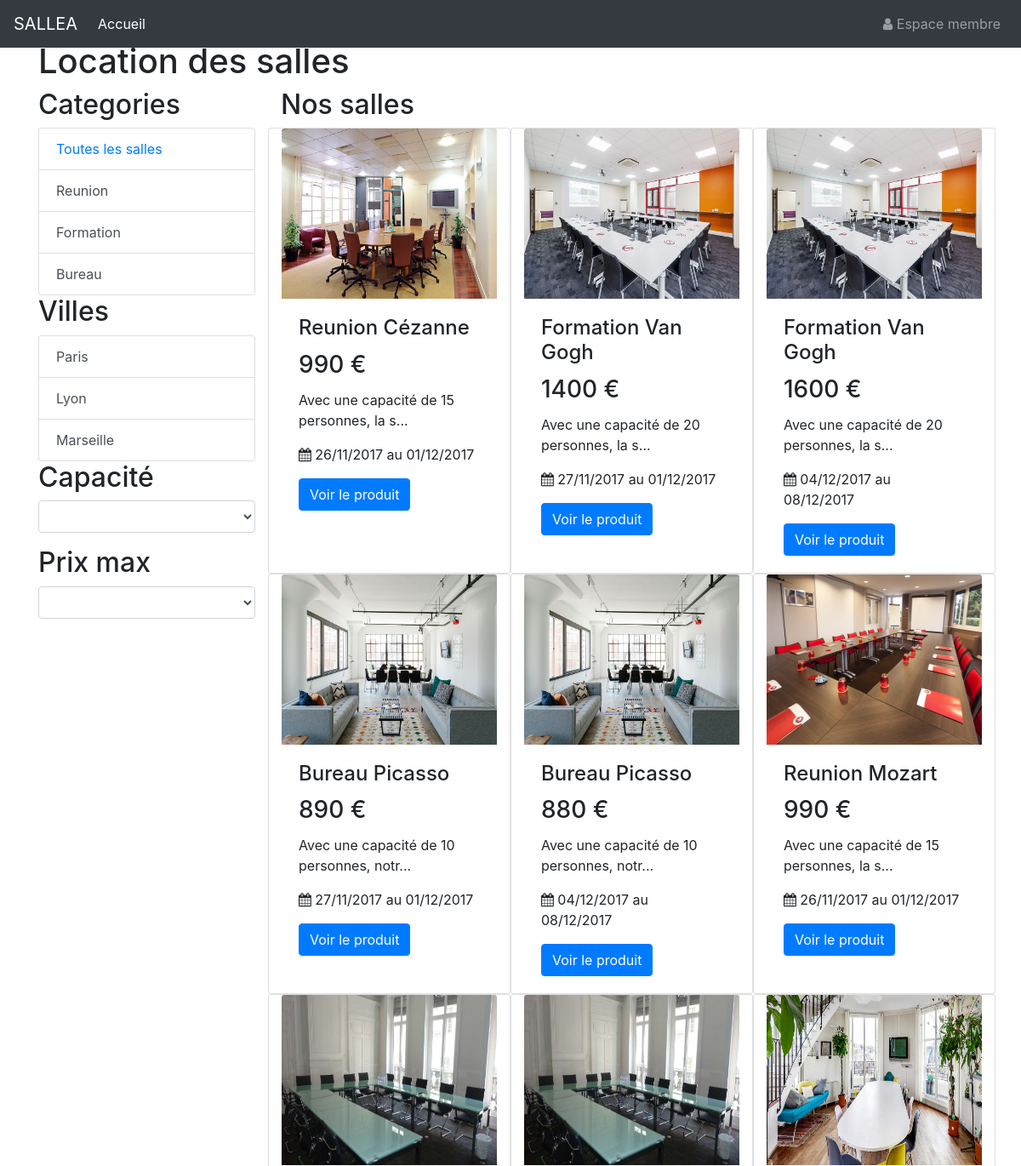
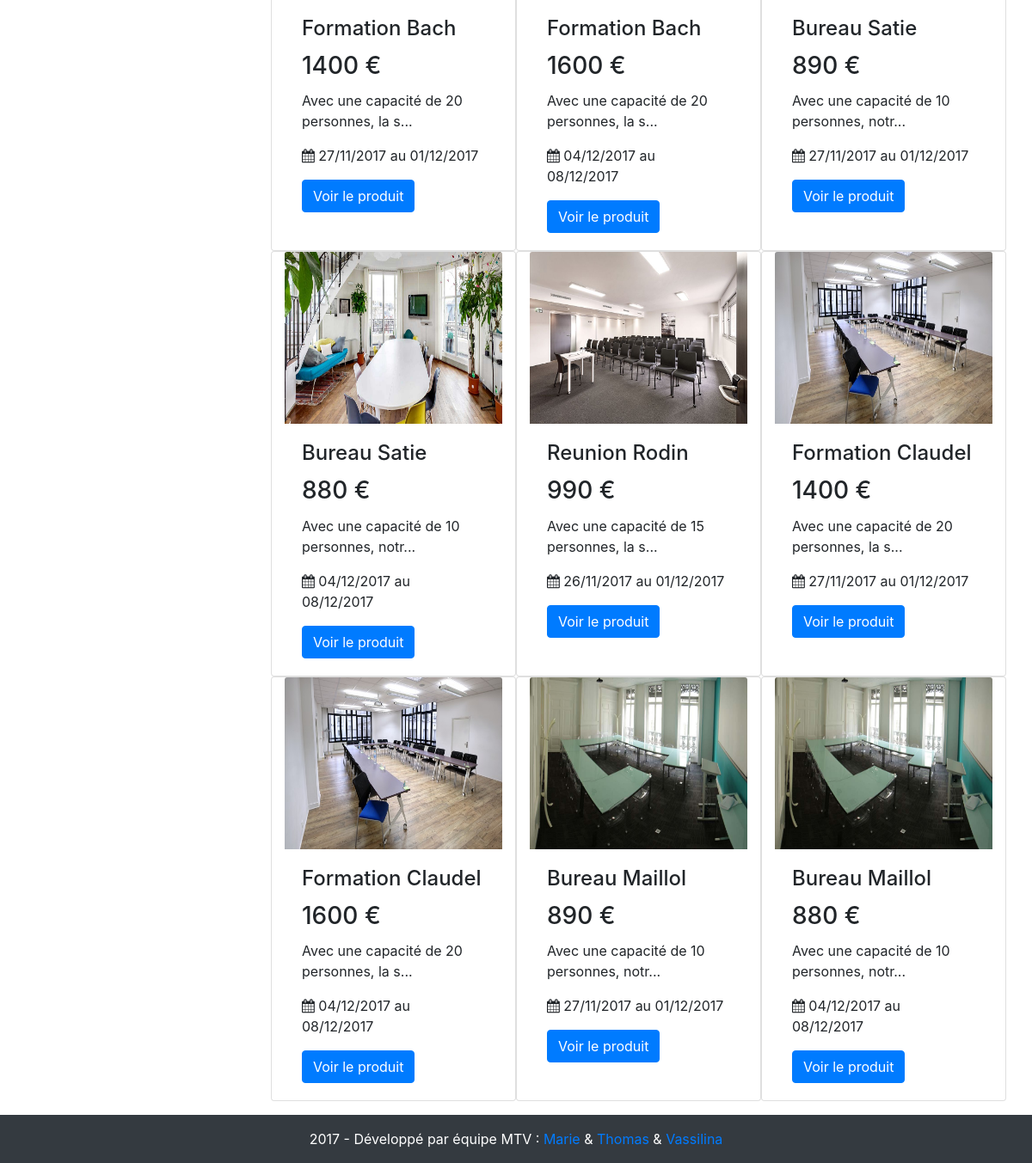
The page / on the database its author committed (2 pictures, top to bottom).
### tables this page shows
CREATE TABLE `produit` (
  `id_produit` int(3) NOT NULL,
  `id_salle` int(3) NOT NULL,
  `date_arrivee` datetime NOT NULL,
  `date_depart` datetime NOT NULL,
  `prix` int(3) NOT NULL,
  `etat` enum('libre','reservation') NOT NULL
);

CREATE TABLE `salle` (
  `id_salle` int(3) NOT NULL,
  `titre` varchar(200) NOT NULL,
  `description` text NOT NULL,
  `photo` varchar(200) NOT NULL,
  `pays` varchar(20) NOT NULL,
  `ville` varchar(20) NOT NULL,
  `adresse` varchar(50) NOT NULL,
  `cp` int(5) NOT NULL,
  `capacite` int(3) NOT NULL,
  `categorie` enum('reunion','bureau','formation') NOT NULL
);

### index.php (the view, shortened to what this page needs)
<?php
require_once ('_assets/_inc/init.inc.php');
$req = $bdd -> query("	SELECT p.*, s.*
						FROM salle s
						LEFT JOIN produit p
						ON p.id_salle = s.id_salle
						WHERE p.etat = 'libre' AND p.date_arrivee > CURDATE()");
$produits = $req -> fetchAll();
$resultat = $bdd -> query("SELECT DISTINCT categorie FROM salle");
if ($resultat) {
	$categories = $resultat -> fetchAll();
}
$resultat = $bdd -> query("SELECT DISTINCT ville FROM salle");
if ($resultat) {
	$villes = $resultat -> fetchAll();
}
$resultat = $bdd -> query("SELECT DISTINCT capacite FROM salle ORDER BY capacite");
if ($resultat) {
	$capacites = $resultat -> fetchAll();
}
$resultat = $bdd -> query("SELECT DISTINCT prix FROM produit ORDER BY prix");
if ($resultat) {
	$prixs = $resultat -> fetchAll();
}
$page = 'Accueil';
require_once ('_assets/_inc/haut-front.inc.php');
require_once ('_assets/_inc/header-front.inc.php');
?>
<h1 class="pt-5">Location des salles</h1>
<div class="row">
	<div class="col-md-3">
		<h2>Categories</h2>
		<ul class="list-group">
			<li class="list-group-item list-group-item-action"><a href="index.php">Toutes les salles</a></li>
			<?php foreach ($categories AS $categorie) : ?>
		  	<li class="list-group-item list-group-item-action categorie" value="<?= $categorie['categorie']; ?>">
		  		<?= ucfirst($categorie['categorie']); ?>
		  	</li>
		  	<?php endforeach; ?>
		</ul>
		<h2>Villes</h2>
		<ul class="list-group">
			<?php foreach ($villes AS $ville) : ?>
		  	<li class="list-group-item list-group-item-action ville" value="<?= $ville['ville']; ?>">
		  		<?= ucfirst($ville['ville']); ?>
		  	</li>
		  	<?php endforeach; ?>
		</ul>
		<h2>Capacité</h2>
		<form method="get" action="">
			<div class="form-group">
		    <select class="form-control" id="selectCapacite" name="selectCapacite">
		    	<option></option>
				<?php foreach ($capacites AS $capacite) : ?>
		      	<option><?= $capacite['capacite']; ?></option>
				<?php endforeach; ?>
		    </select>
		  </div>
		</form>
		<h2>Prix max</h2>
		<form method="post" action="">
			<div class="form-group">
		    <select class="form-control" id="selectPrix" name="selectPrix">
				<option></option>
				<?php foreach ($prixs AS $prix) : ?>
		      	<option><?= $prix['prix']; ?></option>
				<?php endforeach; ?>
		    </select>
		  </div>
		</form>
	</div>
	<div class="col-md-9">
		<h2>Nos salles</h2>
		<div class="row" id="salles">
			<?php foreach ($produits as $produit) : ?>
			<div class="card col-md-4">
				<img class="card-img-top" src="_assets/_img/<?= $produit['photo']; ?>" alt="Photo de la salle" height="200px" >
				<div class="card-body">
		  		  	<h4 class="card-title"><?= ucfirst($produit['categorie']).' '.ucfirst($produit['titre']); ?></h4>
		  		  	<h3 class="card-title"><?= $produit['prix']; ?> €</h3>
		   		  	<p class="card-text"><?= substr($produit['description'],0,40). '...'; ?></p>
		   		  	<p class="card-text">
		   		  		<i class="fa fa-calendar" aria-hidden="true"></i>
		   		  		<?= date_format(date_create($produit['date_arrivee']), 'd/m/Y').' au '.date_format(date_create($produit['date_depart']), 'd/m/Y'); ?>
		   		  	</p>
		  		  	<a href="fiche_produit.php?id_produit=<?= $produit['id_produit']; ?>" class="btn btn-primary">Voir le produit</a>
	 			</div>
			</div>
			<?php endforeach; ?>
		</div>
	</div>
</div>
<?php
require_once ('_assets/_inc/footer-front.inc.php');
?>

### _assets/_inc/haut-front.inc.php (shortened to what this page needs)
<!DOCTYPE html>
<html lang="en">
  <head>
	    <link rel="stylesheet" href="https://maxcdn.bootstrapcdn.com/bootstrap/4.0.0-beta.2/css/bootstrap.min.css">
		<link rel="stylesheet" href="<?=RACINE_SITE?>_assets/_fonts/font-awesome-4.7.0/css/font-awesome.min.css">
	</head>
	<body>

### _assets/_inc/header-front.inc.php (shortened to what this page needs)
<header>
	<nav class="navbar navbar-expand-lg navbar-dark bg-dark fixed-top">
	  <a class="navbar-brand" href="#">SALLEA</a>
	  <div class="collapse navbar-collapse" id="navbarSupportedContent">
	    <ul class="navbar-nav mr-auto">
	      <li class="nav-item <?= ($page == 'Accueil') ? 'active' : ''?>">
	        <a class="nav-link" href="<?= RACINE_SITE ?>index.php" >Accueil</a>
	      </li>
		</ul>
	    <ul class="navbar-nav my-2 my-lg-0">
	      <li class="nav-item">
	        <a class="nav-link" href=""><i class="fa fa-user" aria-hidden="true"></i> Espace membre</a>
	      </li>
		 </ul>
	  </div>
	</nav>
</header>
<main>
	<div class="container">

### _assets/_inc/footer-front.inc.php (shortened to what this page needs)
          </div>
        </main>
        <br>
        <br><br>
        <footer class="text-white bg-dark text-center fixed-bottom p-3">
          <div>
            <?= date('Y'); ?> - Développé par équipe MTV : <a href="">Marie</a> &amp; <a href="">Thomas</a> &amp; <a href="">Vassilina</a>
          </div>
        </footer>
    </body>
</html>

### rows shown on the page
produit: id_salle.photo (picture), id_salle.categorie "Reunion", id_salle.titre "Cézanne", prix "990", id_salle.description "Avec une capacité de 15 personnes, la s", date_arrivee "26/11/2017", date_depart "01/12/2017"
produit: id_salle.photo (picture), id_salle.categorie "Formation", id_salle.titre "Van Gogh", prix "1400", id_salle.description "Avec une capacité de 20 personnes, la s", date_arrivee "27/11/2017", date_depart "01/12/2017"
produit: id_salle.photo (picture), id_salle.categorie "Formation", id_salle.titre "Van Gogh", prix "1600", id_salle.description "Avec une capacité de 20 personnes, la s", date_arrivee "04/12/2017", date_depart "08/12/2017"
produit: id_salle.photo (picture), id_salle.categorie "Bureau", id_salle.titre "Picasso", prix "890", id_salle.description "Avec une capacité de 10 personnes, notr", date_arrivee "27/11/2017", date_depart "01/12/2017"
produit: id_salle.photo (picture), id_salle.categorie "Bureau", id_salle.titre "Picasso", prix "880", id_salle.description "Avec une capacité de 10 personnes, notr", date_arrivee "04/12/2017", date_depart "08/12/2017"
produit: id_salle.photo (picture), id_salle.categorie "Reunion", id_salle.titre "Mozart", prix "990", id_salle.description "Avec une capacité de 15 personnes, la s", date_arrivee "26/11/2017", date_depart "01/12/2017"
produit: id_salle.photo (picture), id_salle.categorie "Formation", id_salle.titre "Bach", prix "1400", id_salle.description "Avec une capacité de 20 personnes, la s", date_arrivee "27/11/2017", date_depart "01/12/2017"
produit: id_salle.photo (picture), id_salle.categorie "Formation", id_salle.titre "Bach", prix "1600", id_salle.description "Avec une capacité de 20 personnes, la s", date_arrivee "04/12/2017", date_depart "08/12/2017"
produit: id_salle.photo (picture), id_salle.categorie "Bureau", id_salle.titre "Satie", prix "890", id_salle.description "Avec une capacité de 10 personnes, notr", date_arrivee "27/11/2017", date_depart "01/12/2017"
produit: id_salle.photo (picture), id_salle.categorie "Bureau", id_salle.titre "Satie", prix "880", id_salle.description "Avec une capacité de 10 personnes, notr", date_arrivee "04/12/2017", date_depart "08/12/2017"
produit: id_salle.photo (picture), id_salle.categorie "Reunion", id_salle.titre "Rodin", prix "990", id_salle.description "Avec une capacité de 15 personnes, la s", date_arrivee "26/11/2017", date_depart "01/12/2017"
produit: id_salle.photo (picture), id_salle.categorie "Formation", id_salle.titre "Claudel", prix "1400", id_salle.description "Avec une capacité de 20 personnes, la s", date_arrivee "27/11/2017", date_depart "01/12/2017"
produit: id_salle.photo (picture), id_salle.categorie "Formation", id_salle.titre "Claudel", prix "1600", id_salle.description "Avec une capacité de 20 personnes, la s", date_arrivee "04/12/2017", date_depart "08/12/2017"
produit: id_salle.photo (picture), id_salle.categorie "Bureau", id_salle.titre "Maillol", prix "890", id_salle.description "Avec une capacité de 10 personnes, notr", date_arrivee "27/11/2017", date_depart "01/12/2017"
produit: id_salle.photo (picture), id_salle.categorie "Bureau", id_salle.titre "Maillol", prix "880", id_salle.description "Avec une capacité de 10 personnes, notr", date_arrivee "04/12/2017", date_depart "08/12/2017"

### other values the page prints
$categorie['categorie'] "Reunion"
$categorie['categorie'] "Formation"
$categorie['categorie'] "Bureau"
$ville['ville'] "Paris"
$ville['ville'] "Lyon"
$ville['ville'] "Marseille"
